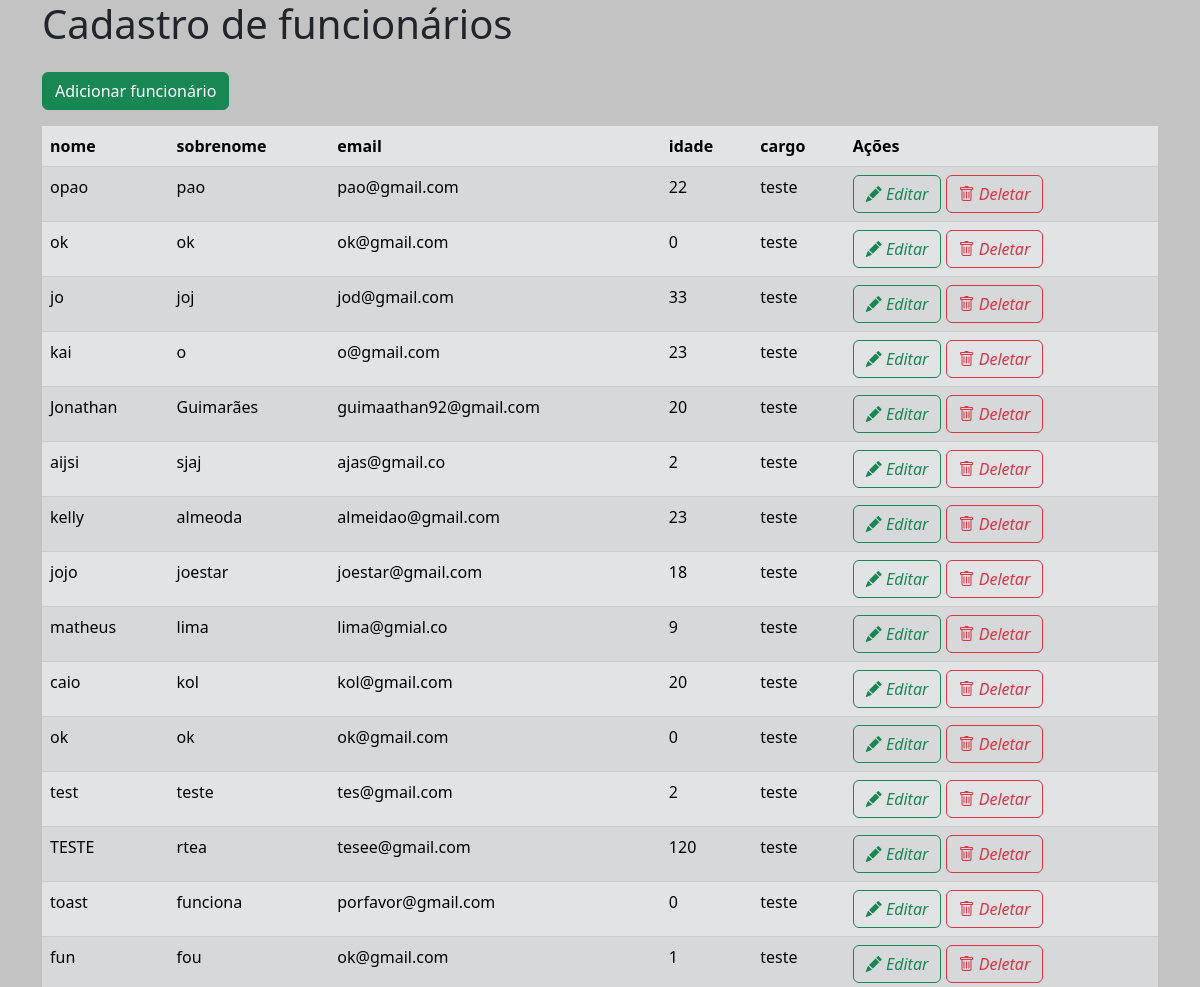
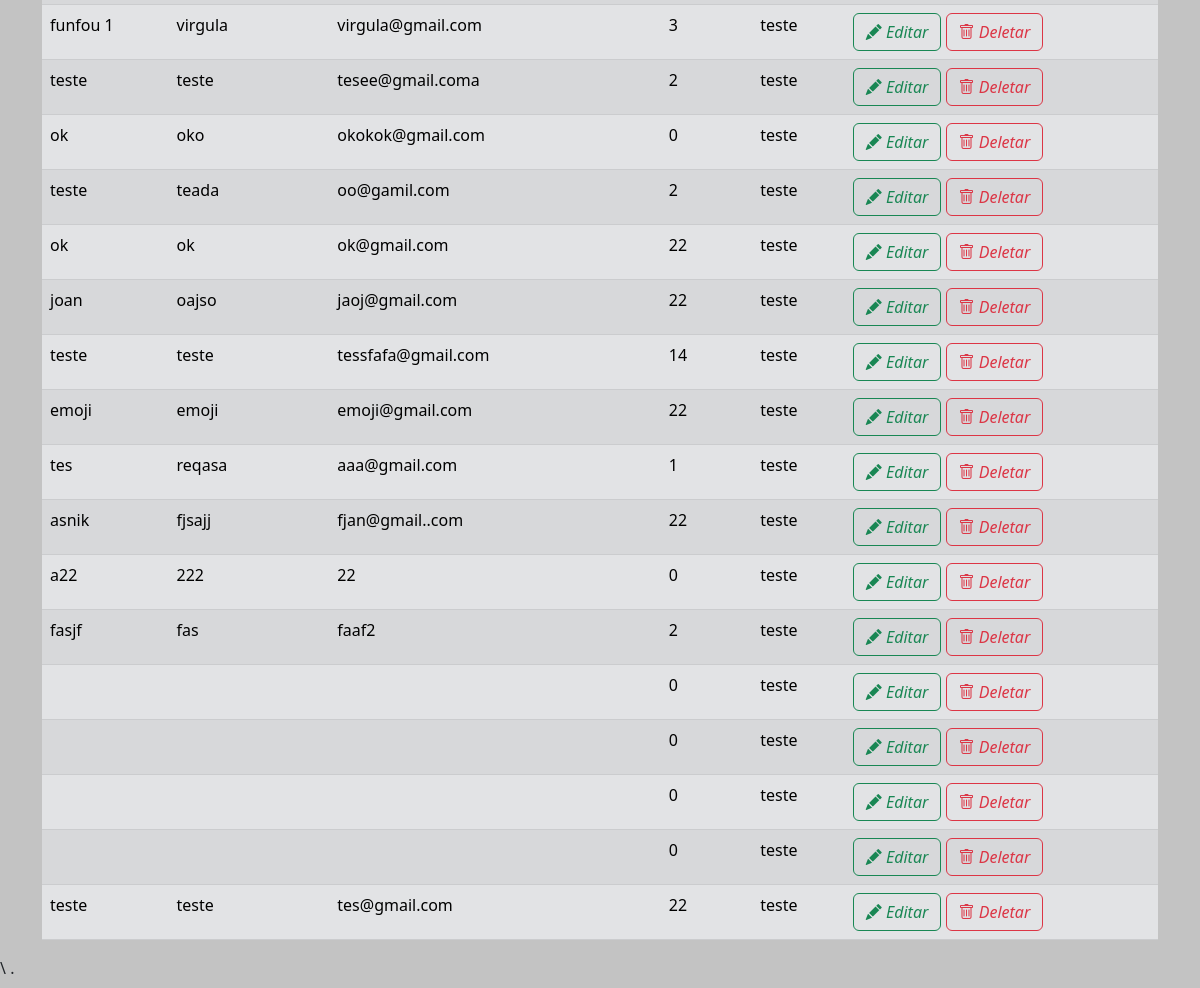
The page / on the database its author committed (2 pictures, top to bottom).
### tables this page shows
CREATE TABLE `funcionario` (
  `id` int(11) NOT NULL,
  `nome` varchar(255) NOT NULL,
  `sobrenome` varchar(255) NOT NULL,
  `email` varchar(255) NOT NULL,
  `idade` int(3) NOT NULL,
  `cargo` varchar(80) NOT NULL
);

### php_action/read.php (the view)
<?php
$sql = "SELECT *FROM funcionario";
$resultado = mysqli_query($connect, $sql);
while ($dados = mysqli_fetch_array($resultado)) {
    echo "
    <tr>
        <td>$dados[nome]</td>
        <td>$dados[sobrenome]</td>
        <td>$dados[email]</td>
        <td>$dados[idade]</td>
        <td>$dados[cargo]</td>
        <td >
        <a href='./pages/edit.php?id=$dados[id]'><button class='btn btn-outline-success edit'><i class='bi bi-pencil-fill'> Editar</i></button></a>
        <button class='btn btn-outline-danger remove' data-bs-toggle='modal' data-bs-target='#exampleModal$dados[id]'><i class='bi bi-trash'> Deletar</i></button>
        </td>
        <div class='modal fade '  id='exampleModal$dados[id]' tabindex='-1'aria-labelledby='exampleModalLabel' aria-hidden='true'>
        <div class='modal-dialog '>
          <div class='modal-content '>
            <div class='modal-header'>
              <h1 class='modal-title fs-5' id='exampleModalLabel'>
              <i class='bi bi-exclamation-triangle-fill text-warning'></i>
              <span>Área de perigo</span>
              <i class='bi bi-exclamation-triangle-fill text-warning'></i>
              </h1>
              <button
                type='button'
                class='btn-close'
                data-bs-dismiss='modal'
                aria-label='Close'
              ></button>
            </div>
            <div class='modal-body'>Tem certeza que você quer deletar esse registro ??</div>
            <div class='modal-footer'>
              <form action='php_action/delete.php' method ='POST'>
                <input type='hidden' name='id' value='$dados[id]'>
                  <button name='deletar' type='submit'  class='btn btn-outline-danger'  >
                Sim, quero deletar!
                  </button>
              </form>
              <button type='button' data-bs-dismiss='modal' class='btn btn-outline-primary'>
               Cancelar
              </button>
            </div>
          </div>
        </div>
      </div>
    </tr>";
}

### includes/header.php (shortened to what this page needs)
<!doctype html>
<html lang="pt-br">
<head>
    <link rel="stylesheet" href="https://cdn.jsdelivr.net/npm/bootstrap-icons@1.10.2/font/bootstrap-icons.css">
    <link href="https://cdn.jsdelivr.net/npm/bootstrap@5.2.1/dist/css/bootstrap.min.css" rel="stylesheet">
</head>
<body>

### index.php (shortened to what this page needs)
<?php
include 'php_action/db_connect.php';
include_once 'includes/header.php';
?>
<div class="container">
    <div class="row justify-content-center align-items-center g-2">
        <div class="col">
            <h1>Cadastro de funcionários</h1>
            <a href="pages/forms.php" class="btn btn-success my-3">Adicionar funcionário</a>
            <div class="table-responsive">
                <table class="table table-secondary table-hover table-striped">
                    <thead>
                        <tr>
                            <th scope="col">nome</th>
                            <th scope="col">sobrenome</th>
                            <th scope="col">email</th>
                            <th scope="col"> idade</th>
                            <th scope="col"> cargo</th>
                            <th scope="col">Ações</th>
                        </tr>
                    </thead>
                    <tbody>
                        <?php
                        include_once 'php_action/read.php';
                        ?>
                    </tbody>
                </table>
            </div>
        </div>
    </div>
</div>
<?php
include_once 'includes/footer.php'; ?>.

### includes/footer.php (shortened to what this page needs)
\
</body>
</html>

### includes/header.php (style rules this page uses)
body { background-color:#a2a2a2a2 }

### rows shown on the page
funcionario: nome "opao", sobrenome "pao", email "pao@gmail.com", idade "22", cargo "teste"
funcionario: nome "ok", sobrenome "ok", email "ok@gmail.com", idade "0", cargo "teste"
funcionario: nome "jo", sobrenome "joj", email "jod@gmail.com", idade "33", cargo "teste"
funcionario: nome "kai", sobrenome "o", email "o@gmail.com", idade "23", cargo "teste"
funcionario: nome "Jonathan", sobrenome "Guimarães", email "guimaathan92@gmail.com", idade "20", cargo "teste"
funcionario: nome "aijsi", sobrenome "sjaj", email "ajas@gmail.co", idade "2", cargo "teste"
funcionario: nome "kelly", sobrenome "almeoda", email "almeidao@gmail.com", idade "23", cargo "teste"
funcionario: nome "jojo", sobrenome "joestar", email "joestar@gmail.com", idade "18", cargo "teste"
funcionario: nome "matheus", sobrenome "lima", email "lima@gmial.co", idade "9", cargo "teste"
funcionario: nome "caio", sobrenome "kol", email "kol@gmail.com", idade "20", cargo "teste"
funcionario: nome "ok", sobrenome "ok", email "ok@gmail.com", idade "0", cargo "teste"
funcionario: nome "test", sobrenome "teste", email "tes@gmail.com", idade "2", cargo "teste"
funcionario: nome "TESTE", sobrenome "rtea", email "tesee@gmail.com", idade "120", cargo "teste"
funcionario: nome "toast", sobrenome "funciona", email "porfavor@gmail.com", idade "0", cargo "teste"
funcionario: nome "fun", sobrenome "fou", email "ok@gmail.com", idade "1", cargo "teste"
funcionario: nome "funfou 1", sobrenome "virgula", email "virgula@gmail.com", idade "3", cargo "teste"
funcionario: nome "teste", sobrenome "teste", email "tesee@gmail.coma", idade "2", cargo "teste"
funcionario: nome "ok", sobrenome "oko", email "okokok@gmail.com", idade "0", cargo "teste"
funcionario: nome "teste", sobrenome "teada", email "oo@gamil.com", idade "2", cargo "teste"
funcionario: nome "ok", sobrenome "ok", email "ok@gmail.com", idade "22", cargo "teste"
funcionario: nome "joan", sobrenome "oajso", email "jaoj@gmail.com", idade "22", cargo "teste"
funcionario: nome "teste", sobrenome "teste", email "tessfafa@gmail.com", idade "14", cargo "teste"
funcionario: nome "emoji", sobrenome "emoji", email "emoji@gmail.com", idade "22", cargo "teste"
funcionario: nome "tes", sobrenome "reqasa", email "aaa@gmail.com", idade "1", cargo "teste"
funcionario: nome "asnik", sobrenome "fjsajj", email "fjan@gmail..com", idade "22", cargo "teste"
funcionario: nome "a22", sobrenome "222", email "22", idade "0", cargo "teste"
funcionario: nome "fasjf", sobrenome "fas", email "faaf2", idade "2", cargo "teste"
funcionario: idade "0", cargo "teste"
funcionario: idade "0", cargo "teste"
funcionario: idade "0", cargo "teste"
funcionario: idade "0", cargo "teste"
funcionario: nome "teste", sobrenome "teste", email "tes@gmail.com", idade "22", cargo "teste"
